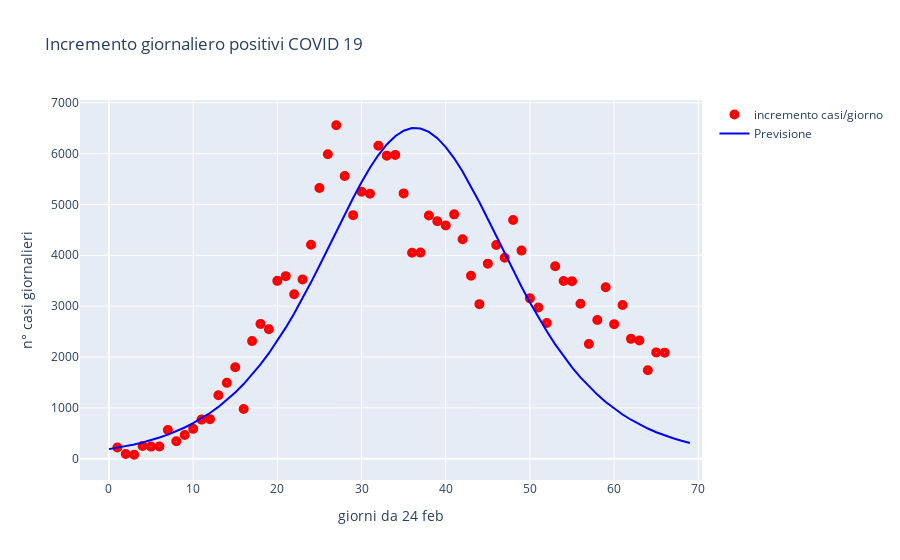

Notebook cell for this chart:
### Code cell
fig=go.Figure()
fig.add_trace(go.Scatter(x=t, y=df['nuovi_positivi'], mode='markers',name='incremento casi/giorno', \
                         marker=dict(symbol=[200],color='red', size=10)))
fig.add_trace(go.Scatter(x=t1, y=der, mode='lines',name='Previsione',marker_color='blue'))
fig.update_layout(title='Incremento giornaliero positivi COVID 19', \
                  xaxis_title='giorni da 24 feb',yaxis_title='n° casi giornalieri')

### Figure 1 — Plotly figure (JSON) as saved in the notebook; plotly's stock layout.template omitted (floating-point values rounded to 4 significant figures)
{"data": [{"marker": {"color": "red", "size": 10, "symbol": [200]}, "mode": "markers", "name": "incremento casi/giorno", "type": "scatter", "x": [1, 2, 3, 4, 5, 6, 7, 8, 9, 10, 11, 12, 13, 14, 15, 16, 17, 18, 19, 20, 21, 22, 23, 24, 25, 26, 27, 28, 29, 30, 31, 32, 33, 34, 35, 36, 37, 38, 39, 40, 41, 42, 43, 44, 45, 46, 47, 48, 49, 50, 51, 52, 53, 54, 55, 56, 57, 58, 59, 60, 61, 62, 63, 64, 65, 66], "y": [221, 93, 78, 250, 238, 240, 566, 342, 466, 587, 769, 778, 1247, 1492, 1797, 977, 2313, 2651, 2547, 3497, 3590, 3233, 3526, 4207, 5322, 5986, 6557, 5560, 4789, 5249, 5210, 6153, 5959, 5974, 5217, 4050, 4053, 4782, 4668, 4585, 4805, 4316, 3599, 3039, 3836, 4204, 3951, 4694, 4092, 3153, 2972, 2667, 3786, 3493, 3491, 3047, 2256, 2729, 3370, 2646, 3021, 2357, 2324, 1739, 2091, 2086]}, {"marker": {"color": "blue"}, "mode": "lines", "name": "Previsione", "type": "scatter", "x": [0, 1, 2, 3, 4, 5, 6, 7, 8, 9, 10, 11, 12, 13, 14, 15, 16, 17, 18, 19, 20, 21, 22, 23, 24, 25, 26, 27, 28, 29, 30, 31, 32, 33, 34, 35, 36, 37, 38, 39, 40, 41, 42, 43, 44, 45, 46, 47, 48, 49, 50, 51, 52, 53, 54, 55, 56, 57, 58, 59, 60, 61, 62, 63, 64, 65, 66, 67, 68, 69], "y": [188.3, 215.1, 245.7, 280.4, 320.0, 365.0, 416.1, 474.1, 539.8, 614.1, 698.1, 792.8, 899.3, 1019.0, 1153.0, 1302.0, 1468.0, 1651.0, 1853.0, 2075.0, 2316.0, 2577.0, 2857.0, 3155.0, 3468.0, 3794.0, 4128.0, 4466.0, 4802.0, 5128.0, 5437.0, 5720.0, 5971.0, 6180.0, 6342.0, 6450.0, 6501.0, 6493.0, 6427.0, 6304.0, 6129.0, 5907.0, 5647.0, 5356.0, 5042.0, 4713.0, 4376.0, 4038.0, 3706.0, 3383.0, 3073.0, 2780.0, 2505.0, 2250.0, 2014.0, 1797.0, 1600.0, 1422.0, 1260.0, 1115.0, 985.5, 869.6, 766.3, 674.6, 593.3, 521.4, 457.9, 401.8, 352.4, 308.9]}], "layout": {"title": {"text": "Incremento giornaliero positivi COVID 19"}, "xaxis": {"title": {"text": "giorni da 24 feb"}}, "yaxis": {"title": {"text": "n° casi giornalieri"}}}}
